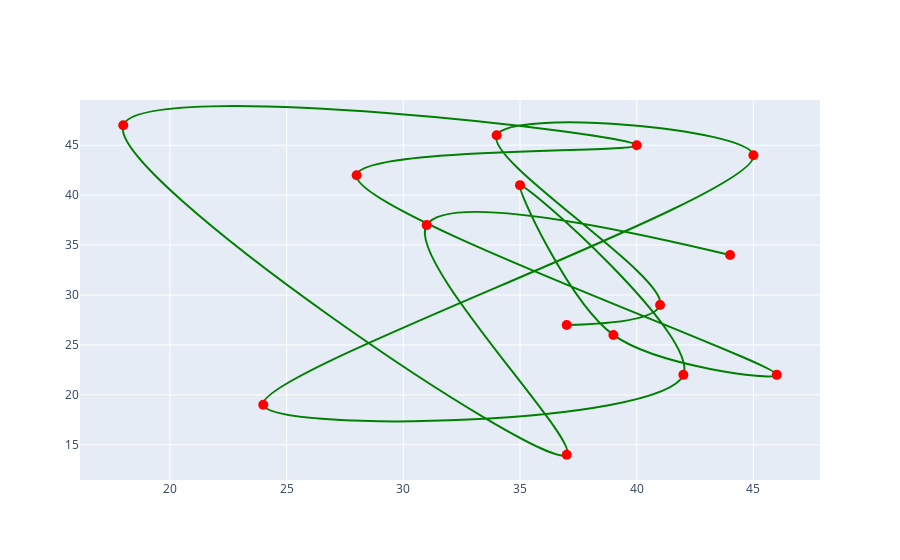

Notebook source saved alongside this figure:
### Code cell
fig = go.Figure(
    data = go.Scatter(
        x = abc, 
        y = xyz, 
        mode = "markers+lines", 
        marker = dict(color = "red", size = 10),
        hoverinfo = "x+y",
        line = dict(color = "green", width = 2, shape = "spline")
    ))
 # ['linear', 'spline', 'hv', 'vh', 'hvh', 'vhv']
fig.show()

### Figure 1 — Plotly figure (JSON) as saved in the notebook; plotly's stock layout.template omitted (floating-point values rounded to 4 significant figures)
{"data": [{"hoverinfo": "x+y", "line": {"color": "green", "shape": "spline", "width": 2}, "marker": {"color": "red", "size": 10}, "mode": "markers+lines", "type": "scatter", "x": [44, 31, 37, 18, 40, 28, 46, 39, 35, 42, 24, 45, 34, 41, 37], "y": [34, 37, 14, 47, 45, 42, 22, 26, 41, 22, 19, 44, 46, 29, 27]}], "layout": {"autosize": true, "xaxis": {"autorange": true, "range": [16.22, 47.78], "type": "linear"}, "yaxis": {"autorange": true, "range": [10.63, 50.37], "type": "linear"}}}
